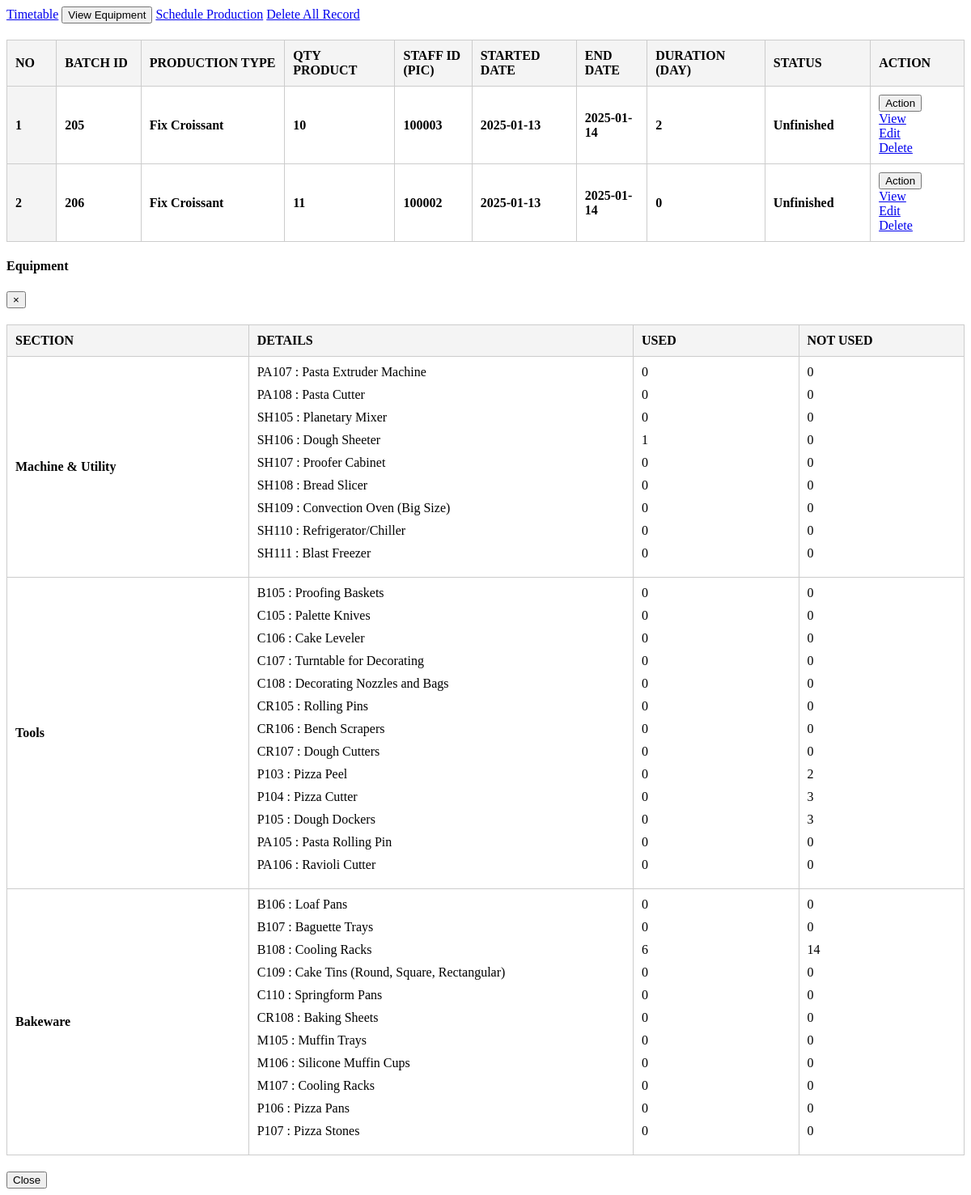
Before: /production.php with the older database file.
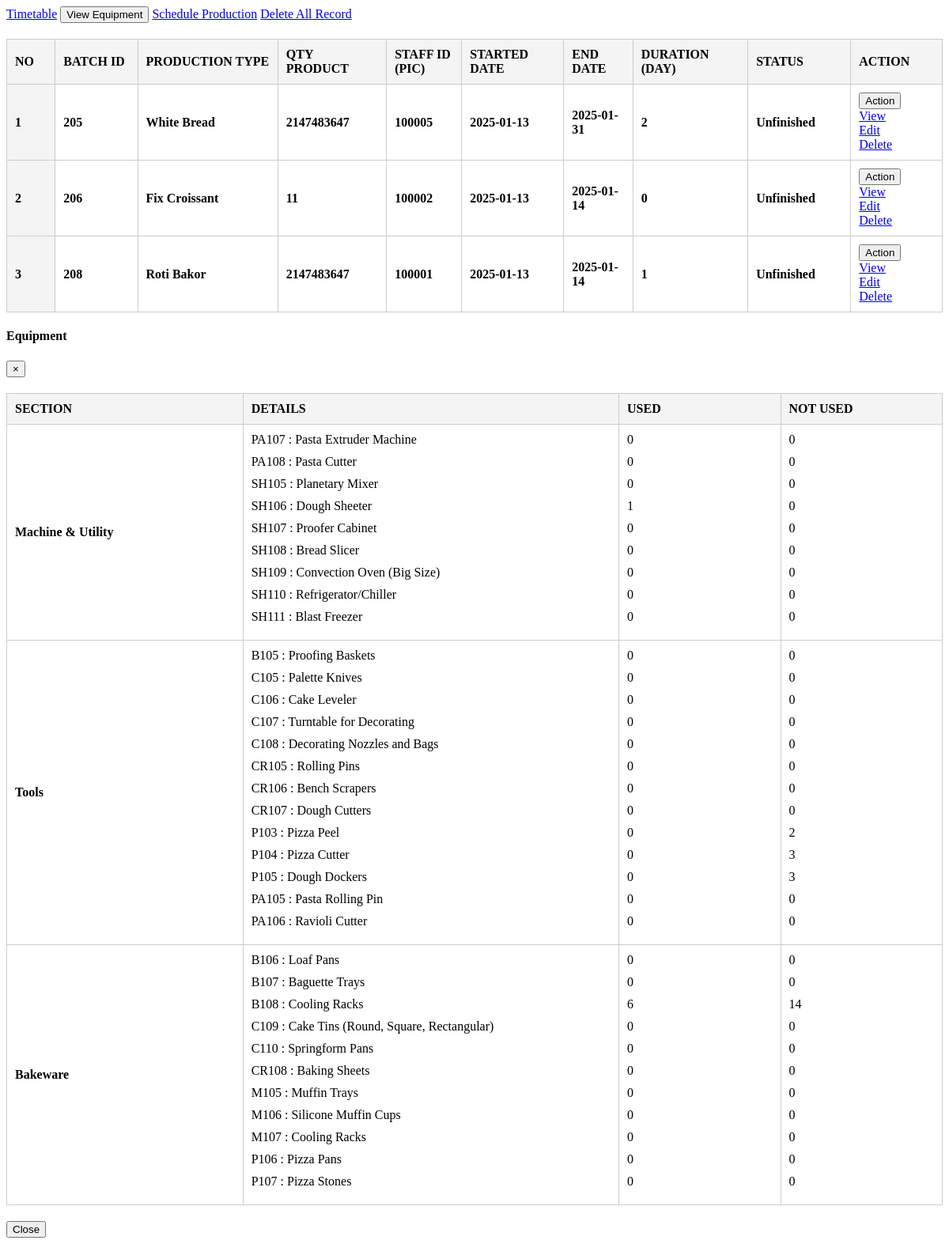
After: the same page with the newer database file.
### tables this page shows
CREATE TABLE `categories` (
  `order_id` int(11) NOT NULL,
  `id` int(11) NOT NULL,
  `product_id` int(11) NOT NULL,
  `recipe_name` varchar(255) NOT NULL,
  `qty_product` int(11) NOT NULL,
  `staff_id` text NOT NULL,
  `created_at` timestamp NOT NULL DEFAULT current_timestamp(),
  `starteddate` varchar(50) NOT NULL,
  `enddate` varchar(20) NOT NULL,
  `hours` int(6) NOT NULL,
  `status` text NOT NULL,
  `quality_test` text NOT NULL,
  `comment` text NOT NULL,
  `ingredients_data` text DEFAULT NULL
);

CREATE TABLE `equipment_details` (
  `spec_id` varchar(11) NOT NULL,
  `eq_id` varchar(11) NOT NULL,
  `eq_description` text NOT NULL,
  `qty` int(11) NOT NULL,
  `eq_used` int(11) DEFAULT NULL,
  `eq_not_used` int(11) DEFAULT NULL
);

### view_equipment.php (the view, shortened to what this page needs)
<?php include 'db_connect.php'; ?>
<?php
$sql_equipment = "SELECT * FROM equipment_details WHERE eq_id IN ('E101', 'E102', 'E103')";
$query_equipment = $conn->query($sql_equipment);
$equipment_list = $query_equipment->fetch_all(MYSQLI_ASSOC);
?>
<div class="container-fluid">
    <table class="table table-bordered">
        <thead>
            <tr>
                <th>Section</th>
                <th>Details</th>
                <th>Used</th>
                <th>Not Used</th>
            </tr>
        </thead>
        <tbody>
            <tr>
                <td><strong>Machine & Utility</strong></td>
                <td>
                    <ul>
                        <?php
                        foreach ($equipment_list as $equipment) {
                            if ($equipment['eq_id'] == 'E101') {
                                echo "<li>" . htmlspecialchars($equipment['spec_id']) . " : " . htmlspecialchars($equipment['eq_description']) . "</li>";
                            }
                        }
                        ?>
                    </ul>
                </td>
                <td>
                    <ul>
                        <?php
                        foreach ($equipment_list as $equipment) {
                            if ($equipment['eq_id'] == 'E101') {
                                echo "<li>" . htmlspecialchars($equipment['eq_used']) . "</li>";
                            }
                        }
                        ?>
                    </ul>
                </td>
                <td>
                    <ul>
                        <?php
                        foreach ($equipment_list as $equipment) {
                            if ($equipment['eq_id'] == 'E101') {
                                echo "<li>" . htmlspecialchars($equipment['eq_not_used']) . "</li>";
                            }
                        }
                        ?>
                    </ul>
                </td>
            </tr>
            <tr>
                <td><strong>Tools</strong></td>
                <td>
                    <ul>
                        <?php
                        foreach ($equipment_list as $equipment) {
                            if ($equipment['eq_id'] == 'E102') {
                                echo "<li>" . htmlspecialchars($equipment['spec_id']) . " : " . htmlspecialchars($equipment['eq_description']) . "</li>";
                            }
                        }
                        ?>
                    </ul>
                </td>
                <td>
                    <ul>
                        <?php
                        foreach ($equipment_list as $equipment) {
                            if ($equipment['eq_id'] == 'E102') {
                                echo "<li>" . htmlspecialchars($equipment['eq_used']) . "</li>";
                            }
                        }
                        ?>
                    </ul>
                </td>
                <td>
                    <ul>
                        <?php
                        foreach ($equipment_list as $equipment) {
                            if ($equipment['eq_id'] == 'E102') {
                                echo "<li>" . htmlspecialchars($equipment['eq_not_used']) . "</li>";
                            }
                        }
                        ?>
                    </ul>
                </td>
            </tr>
            <tr>
                <td><strong>Bakeware</strong></td>
                <td>
                    <ul>
                        <?php
                        foreach ($equipment_list as $equipment) {
                            if ($equipment['eq_id'] == 'E103') {
                                echo "<li>" . htmlspecialchars($equipment['spec_id']) . " : " . htmlspecialchars($equipment['eq_description']) . "</li>";
                            }
                        }
                        ?>
                    </ul>
                </td>
                <td>
                    <ul>
                        <?php
                        foreach ($equipment_list as $equipment) {
                            if ($equipment['eq_id'] == 'E103') {
                                echo "<li>" . htmlspecialchars($equipment['eq_used']) . "</li>";
                            }
                        }
                        ?>
                    </ul>
                </td>
                <td>
                    <ul>
                        <?php
                        foreach ($equipment_list as $equipment) {
                            if ($equipment['eq_id'] == 'E103') {
                                echo "<li>" . htmlspecialchars($equipment['eq_not_used']) . "</li>";
                            }
                        }
                        ?>
                    </ul>
                </td>
            </tr>
        </tbody>
    </table>
</div>

### production.php (shortened to what this page needs)
<?php require_once 'db_connect.php';
require_once 'process_finished.php';
?>
<div class="col-lg-12">
	<div class="card card-outline card-success">
		<div class="card-header">
        <a class="btn btn btn-sm btn-warning btn-flat" href="./index.php?page=present_timetable"><i class="fa fa-table"></i> Timetable</a>
        <button class="btn btn-sm btn-primary btn-flat view_equipment" type="button" data-toggle="modal" data-target="#myModal">
    <i class="fa fa-eye"></i> View Equipment
</button>
		<a class="btn btn btn-sm btn-primary btn-flat" href="./index.php?page=schedule_production"><i class="fa fa-plus"></i> Schedule Production</a>
        <a class="btn btn-sm btn-danger btn-flat" href="javascript:void(0)" id="delete_all_data">
        <i class="fa fa-trash"></i> Delete All Record
    </a>
		</div>
		<div class="card-body p-3">
            <div class="table-responsive">
                <table class="table table-hover table-bordered" id="list">
                    <thead>
                        <tr>
                            <th class="text-center" style="width: 10px;">No</th>
                            <th style="width: 10px;">Batch ID</th>
                            <th style="width: 10px;">Production Type</th>
                            <th style="width: 10px;">Qty Product</th>
                            <th style="width: 10px;">Staff ID (PIC)</th>
                            <th style="width: 10px;">Started Date</th>
                            <th style="width: 10px;">End Date</th>
                            <th style="width: 10px;">Duration (Day)</th>
                            <th style="width: 10px;">Status</th>
                            <th style="width: 10px;">Action</th>
                        </tr>
                    </thead>
                    <tbody>
                        <?php
                        $i = 1;
                        $qry = $conn->query("SELECT * FROM categories");
                        while($row = $qry->fetch_assoc()):
                        ?>
                        <tr>
                            <th class="text-center" style="width: 10px;" font-weight = "normal"><?php echo $i++ ?></th>
                            <td style="width: 10px;"><b><?php echo $row['id'] ?></b></td>
                            <td style="width: 10px;"><b><?php echo ucwords($row['recipe_name']) ?></b></td>
                            <td style="width: 10px;"><b><?php echo $row['qty_product'] ?></b></td>
                            <td style="width: 10px;"><b><?php echo $row['staff_id'] ?></b></td>
                            <td style="width: 10px;"><b><?php echo $row['starteddate'] ?></b></td>
                            <td style="width: 10px;"><b><?php echo $row['enddate'] ?></b></td>
                            <td style="width: 10px;"><b><?php echo $row['hours'] ?></b></td>
                            <td style="width: 10px;">
                                <b class="<?php echo ($row['status'] == 'Finished') ? 'text-success' : (($row['status'] == 'Archived') ? 'text-blue' : (($row['status'] == 'In-Progress') ? 'text-warning' : '')); ?>">
                                    <?php echo $row['status'] ?>
                                </b>
                            </td>
                            <td class="text-center" style="width: 10px;">
                                <button type="button" class="btn btn-danger btn-sm btn-flat wave-effect dropdown-toggle" data-toggle="dropdown" aria-expanded="true">
                                    Action
                                </button>
                                <div class="dropdown-menu">
                                    <a class="dropdown-item view_production" href="javascript:void(0)" data-id="<?php echo $row['id'] ?>">View</a>
                                    <a class="dropdown-item" href="./index.php?page=edit_production&id=<?php echo $row['id'] ?>">Edit</a>
                                    <a class="dropdown-item delete_categories" href="javascript:void(0)" data-id="<?php echo $row['id'] ?>">Delete</a>
                                </div>
                            </td>
                        </tr>
                        <?php endwhile; ?>
                    </tbody>
                </table>
            </div>
        </div>
    </div>
</div>
<div class="modal fade" id="myModal">
							<div class="modal-dialog modal-dialog-centered modal-lg">
								<div class="modal-content">
									<div class="modal-header">
										<h4 class="modal-title">Equipment</h4>
										<button type="button" class="close" data-dismiss="modal">&times;</button>
									</div>
									<div class="modal-body">
										<?php include 'view_equipment.php'; ?>
									</div>
									<div class="modal-footer">
										<button type="button" class="btn btn-danger" data-dismiss="modal">Close</button>
									</div>
								</div>
							</div>
						</div>

### view_equipment.php (style rules this page uses)
table { width: 100%; border-collapse: collapse; margin: 20px 0; }
table th, table td { border: 1px solid #ccc; padding: 10px; text-align: left; }
table th { background-color: #f4f4f4; font-weight: bold; text-transform: uppercase; }
ul { list-style: none; padding: 0; margin: 0; }
ul li { margin-bottom: 10px; font-size: 16px; }

### production.php (style rules this page uses)
th, td { width: 10px !important; }

Changed rows visible on the page:
changed categories id 205: recipe_name "Fix Croissant" → "White Bread"; qty_product "10" → "2147483647"; staff "100003" → "100005"; enddate "2025-01-14" → "2025-01-31"
added categories: id "208", recipe_name "Roti Bakor", qty_product "2147483647", staff "100001", starteddate "2025-01-13", enddate "2025-01-14", hours "1", status "Unfinished"
